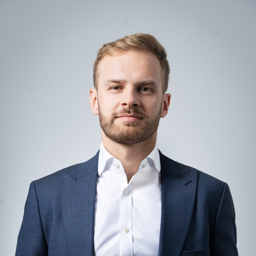
#> input picture assets/headshots/adrian.png, 256 x 256 px
$ python despill.py ../../assets/headshots/adrian.png
#> lines starting #> are read from the running program, lines starting #| are printed output that depends on the picture
import sys
import numpy as np
from PIL import Image
# Magenta despill for keyed arena pieces / sheets (run locally after the saver).
# Pixels that are still magenta go transparent; magenta-tinted fringe (the key
# bleeding into the ink outline) is pulled to the ink colour. Re-quantizes to PNG-8.
# usage: despill.py <png> [<png> ...]
INK = np.array([43, 38, 32], dtype=np.uint8)
for path in sys.argv[1:]:
    im = Image.open(path).convert('RGBA'); a = np.array(im).astype(int)
    r, g, b, al = a[..., 0], a[..., 1], a[..., 2], a[..., 3]
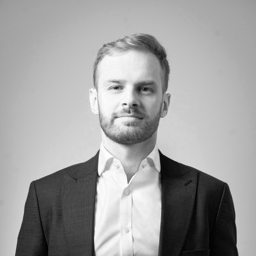
#> r: shape (256, 256) int64; min 0, max 255, mean 159.2
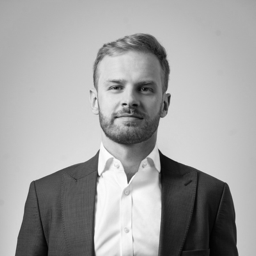
#> g: shape (256, 256) int64; min 1, max 255, mean 162.3
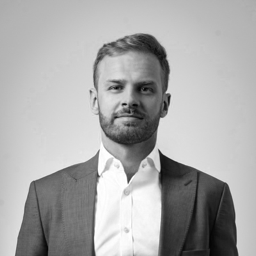
#> b: shape (256, 256) int64; min 1, max 255, mean 169.8
#> al: shape (256, 256) int64; every value is 255
    mag = np.minimum(r, b) - g                     # how magenta a pixel is
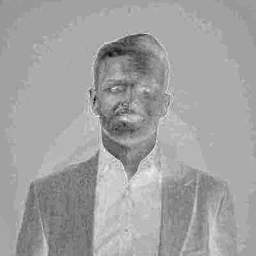
#> mag: shape (256, 256) int64; min -42, max 10, mean -9; drawn with min black and max white
    solid = (al > 0) & (mag > 70) & (r > 120)      # still-keyed pixels -> clear
#> solid: shape (256, 256) bool; every value is 0
    fringe = (al > 0) & ~solid & (mag > 28)         # purple-tinted outline -> ink
    out = a.copy()
    out[solid, 3] = 0
    out[fringe, :3] = INK
    q = Image.fromarray(out.astype(np.uint8)).quantize(colors=64, method=Image.Quantize.FASTOCTREE)
    q.save(path, 'PNG', optimize=True)
    print(path, 'cleared', int(solid.sum()), 'inked', int(fringe.sum()), Image.open(path).size)
#| ../../assets/headshots/adrian.png cleared 0 inked 0 (256, 256)

$ run again, on assets/headshots/mike.png
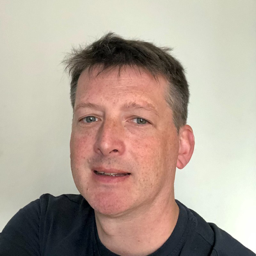
#> input picture assets/headshots/mike.png, 256 x 256 px
#> `r, g, b, al = a[..., 0], a[..., 1], a[..., 2], a[..., 3]`:
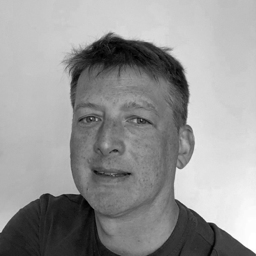
#> b: shape (256, 256) int64; min 0, max 255, mean 151.5
#> al: shape (256, 256) int64; every value is 255
#> `mag = np.minimum(r, b) - g`:
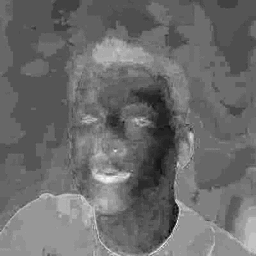
#> mag: shape (256, 256) int64; min -32, max 10, mean -14.17; drawn with min black and max white
#> solid: shape (256, 256) bool; every value is 0
#| ../../assets/headshots/mike.png cleared 0 inked 0 (256, 256)

$ run again, on assets/headshots/nick.png
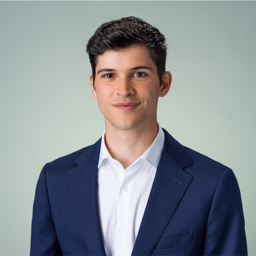
#> input picture assets/headshots/nick.png, 256 x 256 px
#> `r, g, b, al = a[..., 0], a[..., 1], a[..., 2], a[..., 3]`:
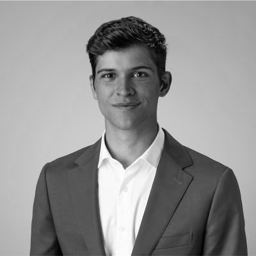
#> b: shape (256, 256) int64; min 0, max 255, mean 146.7
#> al: shape (256, 256) int64; every value is 255
#> `mag = np.minimum(r, b) - g`:
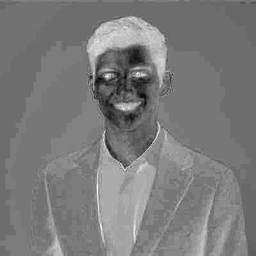
#> mag: shape (256, 256) int64; min -36, max 13, mean -12.26; drawn with min black and max white
#> solid: shape (256, 256) bool; every value is 0
#| ../../assets/headshots/nick.png cleared 0 inked 0 (256, 256)

$ run again, on assets/headshots/richy.png
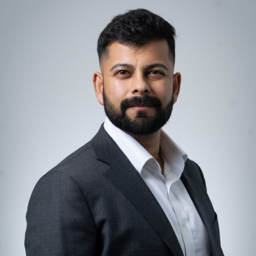
#> input picture assets/headshots/richy.png, 256 x 256 px
#> `r, g, b, al = a[..., 0], a[..., 1], a[..., 2], a[..., 3]`:
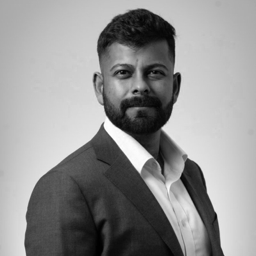
#> b: shape (256, 256) int64; min 0, max 255, mean 146.1
#> al: shape (256, 256) int64; every value is 255
#> `mag = np.minimum(r, b) - g`:
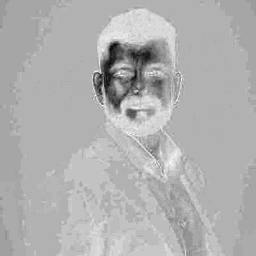
#> mag: shape (256, 256) int64; min -39, max 7, mean -7.16; drawn with min black and max white
#> solid: shape (256, 256) bool; every value is 0
#| ../../assets/headshots/richy.png cleared 0 inked 0 (256, 256)
